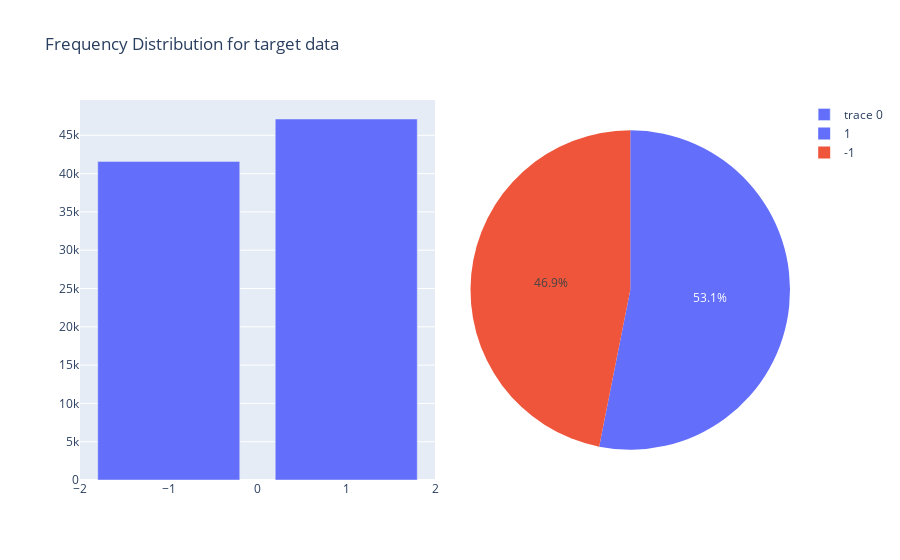

The notebook cell saved with this chart:
### Code cell
# 75 percentail 
for col in df_train.columns.tolist():
    temp = df_train[df_train[col] > df_train[col].quantile(0.75)]
    pie_plot(temp, col)

### Figure 1 — Plotly figure (JSON) as saved in the notebook; plotly's stock layout.template omitted (floating-point values rounded to 4 significant figures)
{"data": [{"type": "bar", "x": [1, -1], "y": [47126, 41591]}, {"domain": {"x": [0.55, 1]}, "labels": [1, -1], "type": "pie", "values": [47126, 41591]}], "layout": {"autosize": true, "title": {"text": "Frequency Distribution for target data"}, "xaxis": {"autorange": true, "domain": [0, 0.5], "range": [-2, 2], "type": "linear"}, "yaxis": {"autorange": true, "range": [0, 49610.0], "type": "linear"}}}
